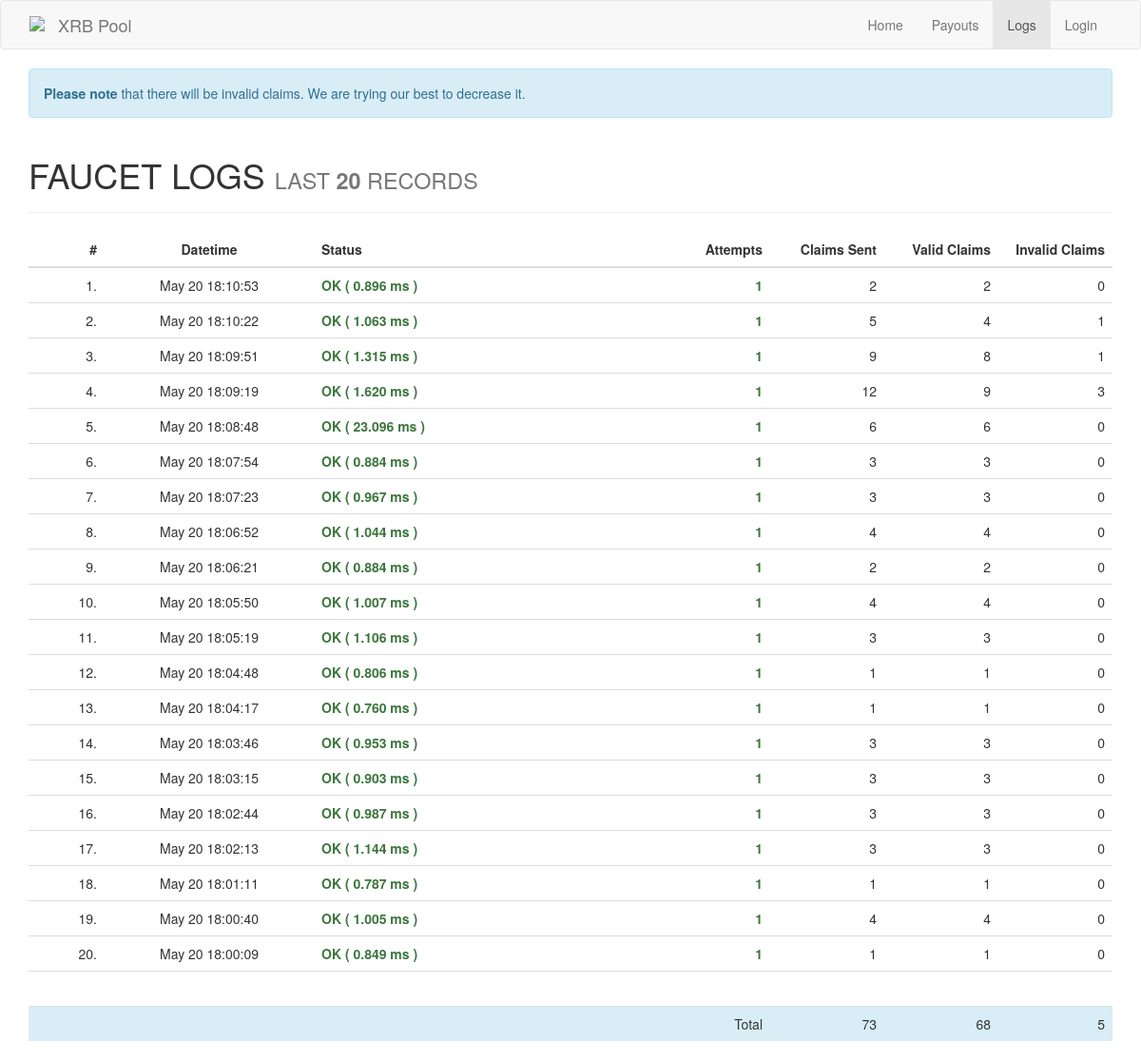
Screenshot of /pool/index.php/logs with the database file from the repository.
### tables this page shows
CREATE TABLE `cron_history` (
  `cronId` int(11) NOT NULL AUTO_INCREMENT,
  `cronType` varchar(25) NOT NULL,
  `cronContent` text NOT NULL,
  `cronDuration` varchar(255) NOT NULL,
  `cronTime` datetime NOT NULL,
  PRIMARY KEY (`cronId`)
);

### pool/application/core/MY_Controller.php (called while the page is built, shortened)
<?php
class MY_Controller extends CI_Controller {
	protected function view($view, $data = array()){
		$load = array();
		$load['content'] = $view;
		foreach($data as $key => $val){
			$load[$key] = $val;
		}
		$this->load->view('base', $load);
	}
}

### pool/application/controllers/Logs.php (called while the page is built, shortened)
<?php
class Logs extends MY_Controller {
	public function index()
	{
		$data['active'] = 'logs';
		$this->view('pages/logs', $data);
	}
}

### pool/index.php (called while the page is built, shortened)
<?php
require_once BASEPATH.'core/CodeIgniter.php';

### pool/application/views/pages/logs.php (the view, shortened to what this page needs)
<div class="container-fluid">
	<div class="col-md-12">
		<div class="alert alert-info" role="alert">
		<b>Please note</b> that there will be invalid claims. We are trying our best to decrease it.
		</div>
		<div class="page-header">
			<h1>FAUCET LOGS <small>LAST <b>20</b> RECORDS</small></h1>
		</div>
		<table class="table">
			<thead>
				<tr>
					<th width="80" class="text-right">#</th>
					<th width="220" class="text-center">Datetime</th>
					<th>Status</th>
					<th width="120" class="text-right">Attempts</th>
					<th width="120" class="text-right">Claims Sent</th>
					<th width="120" class="text-right">Valid Claims</th>
					<th width="120" class="text-right">Invalid Claims</th>
				</tr>
			</thead>
			<tbody>
				<?php
				$arrAttemptColor = array(
					"1" => "text-success",
					"2" => "text-warning",
					"3" => "text-danger"
					);
				$no = 0;
				$totalClaimsSent = 0;
				$totalServerValidClaims = 0;
				$totalInvalidClaims = 0;
				$logs = $this->db->where('cronType', 'faucet')->order_by('cronTime', 'DESC')->limit(20)->get('cron_history')->result();
				foreach($logs as $log){
					$no++;
					$cronContent = json_decode($log->cronContent, TRUE);
					$claimsSent = count(json_decode($cronContent['claimsSent'], TRUE));
					$serverValidClaims = count(json_decode($cronContent['serverValidClaims'], TRUE));
					$invalidClaims = $claimsSent - $serverValidClaims;
					$totalClaimsSent += $claimsSent;
					$totalServerValidClaims += $serverValidClaims;
					$totalInvalidClaims += $invalidClaims;
					?>
					<tr>
						<td class="text-right"><?php echo $no ?>.</td>
						<td class="text-center"><?php echo date("M d H:i:s", strtotime($log->cronTime)) ?></td>
						<td><b><?php echo $cronContent['serverError'] == "no" ? "<span class=\"text-success\">OK ( " . $log->cronDuration . " )</span>" : "<span class=\"text-danger\">" . strtoupper($cronContent['serverError']) . " ( " . $log->cronDuration . " )</span>" ?></b></td>
						<td class="text-right"><b><?php echo isset($cronContent['validationAttemps']) ? "<span class=\"{$arrAttemptColor[$cronContent['validationAttemps']]}\">{$cronContent['validationAttemps']}</span>" : '-' ?></b></td>
						<td class="text-right"><?php echo number_format($claimsSent, 0, '.', ',') ?></td>
						<td class="text-right"><?php echo number_format($serverValidClaims, 0, '.', ',') ?></td>
						<td class="text-right"><?php echo number_format($invalidClaims, 0, '.', ',') ?></td>
					</tr>
					<?php
				}
				?>
			</tbody>
			<tfoot>
				<tr>
					<td colspan="4">&nbsp;</td>
					<td>&nbsp;</td>
					<td>&nbsp;</td>
					<td>&nbsp;</td>
				</tr>
				<tr class="info">
					<td colspan="4" class="text-right">Total</td>
					<td class="text-right"><?php echo number_format($totalClaimsSent, 0, '.', ',') ?></td>
					<td class="text-right"><?php echo number_format($totalServerValidClaims, 0, '.', ',') ?></td>
					<td class="text-right"><?php echo number_format($totalInvalidClaims, 0, '.', ',') ?></td>
				</tr>
			</tfoot>
		</table>
	</div>
</div>

### pool/application/views/base.php (shortened to what this page needs)
<?php
$account = NULL;
?>
<!DOCTYPE html>
<html lang="en">
<head>
  <link href="<?php echo base_url('assets/css/bootstrap.min.css') ?>" rel="stylesheet">
  <link rel="stylesheet" href="<?php echo base_url('assets/css/font-awesome.min.css') ?>">
</head>
<body>
  <nav class="navbar navbar-default">
    <div class="container-fluid">
      <div class="col-md-12">
        <div class="navbar-header">
          <a class="navbar-brand" href="<?php echo base_url() ?>">
            <span><img alt="XRB Pool" src="<?php echo base_url('assets/img/logo.png') ?>" width="20" height="20" style="display: inline-block; margin-top: -5px; margin-right: 5px"></span>
            XRB Pool
          </a>
        </div>
        <div class="collapse navbar-collapse" id="bs-example-navbar-collapse-1">
          <ul class="nav navbar-nav navbar-right">
            <li <?php echo $active == "home" ? "class='active'" : '' ?>><a href="<?php echo base_url() ?>">Home</a></li>
            <li <?php echo $active == "payouts" ? "class='active'" : '' ?>><a href="<?php echo base_url('payouts') ?>">Payouts</a></li>
          	<li <?php echo $active == "logs" ? "class='active'" : '' ?>><a href="<?php echo base_url('logs') ?>">Logs</a></li>
            <?php
            if(NULL != $account){
              ?>
              <li <?php echo $active == "paylist" ? "class='active'" : '' ?>><a href="<?php echo base_url('paylist') ?>">Paylist</a></li>
              <li <?php echo $active == "faucet" ? "class='active'" : '' ?>><a href="<?php echo base_url('faucet') ?>">Faucet</a></li>
              <li class="dropdown <?php echo $active == "account" ? "active" : '' ?>">
                <a href="#" class="dropdown-toggle" data-toggle="dropdown" role="button" aria-haspopup="true" aria-expanded="false">Account <span class="caret"></span></a>
                <ul class="dropdown-menu">
                  <li><a href="<?php echo base_url('profile') ?>">Profile</a></li>
                  <li role="separator" class="divider"></li>
                  <li><a href="<?php echo base_url('logout') ?>">Logout</a></li>
                </ul>
              </li>
              <?php
            }else{
              ?>
              <li <?php echo $active == "login" ? "class='active'" : '' ?>><a href="<?php echo base_url('login') ?>">Login</a></li>
              <?php
            }
            ?>
          </ul>
        </div>
      </div>
    </div>
  </nav>
  <?php
  if(!empty($content)){
    $this->load->view($content);
  }
  ?>
</body>
</html>

### rows the page displays
cron_history: cronTime "May 20 18:10:53", cronDuration "0.896 ms", cronContent "1", cronContent "2", cronContent "0"
cron_history: cronTime "May 20 18:10:22", cronDuration "1.063 ms", cronContent "1", cronContent "5", cronContent "4"
cron_history: cronTime "May 20 18:09:51", cronDuration "1.315 ms", cronContent "1", cronContent "9", cronContent "8"
cron_history: cronTime "May 20 18:09:19", cronDuration "1.620 ms", cronContent "1", cronContent "12", cronContent "9", cronContent "3"
cron_history: cronTime "May 20 18:08:48", cronDuration "23.096 ms", cronContent "1", cronContent "6", cronContent "0"
cron_history: cronTime "May 20 18:07:54", cronDuration "0.884 ms", cronContent "1", cronContent "3", cronContent "0"
cron_history: cronTime "May 20 18:07:23", cronDuration "0.967 ms", cronContent "1", cronContent "3", cronContent "0"
cron_history: cronTime "May 20 18:06:52", cronDuration "1.044 ms", cronContent "1", cronContent "4", cronContent "0"
cron_history: cronTime "May 20 18:06:21", cronDuration "0.884 ms", cronContent "1", cronContent "2", cronContent "0"
cron_history: cronTime "May 20 18:05:50", cronDuration "1.007 ms", cronContent "1", cronContent "4", cronContent "0"
cron_history: cronTime "May 20 18:05:19", cronDuration "1.106 ms", cronContent "1", cronContent "3", cronContent "0"
cron_history: cronTime "May 20 18:04:48", cronDuration "0.806 ms", cronContent "1", cronContent "0"
cron_history: cronTime "May 20 18:04:17", cronDuration "0.760 ms", cronContent "1", cronContent "0"
cron_history: cronTime "May 20 18:03:46", cronDuration "0.953 ms", cronContent "1", cronContent "3", cronContent "0"
cron_history: cronTime "May 20 18:03:15", cronDuration "0.903 ms", cronContent "1", cronContent "3", cronContent "0"
cron_history: cronTime "May 20 18:02:44", cronDuration "0.987 ms", cronContent "1", cronContent "3", cronContent "0"
cron_history: cronTime "May 20 18:02:13", cronDuration "1.144 ms", cronContent "1", cronContent "3", cronContent "0"
cron_history: cronTime "May 20 18:01:11", cronDuration "0.787 ms", cronContent "1", cronContent "0"
cron_history: cronTime "May 20 18:00:40", cronDuration "1.005 ms", cronContent "1", cronContent "4", cronContent "0"
cron_history: cronTime "May 20 18:00:09", cronDuration "0.849 ms", cronContent "1", cronContent "0"

### other values shown
$totalClaimsSent "73"
$totalServerValidClaims "68"
$totalInvalidClaims "5"
